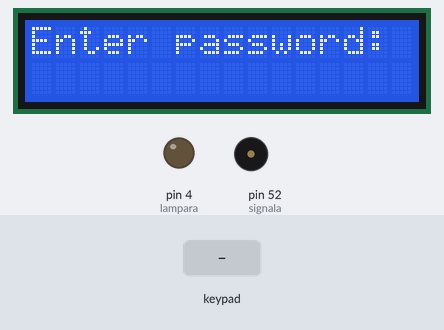
The sketch below on a simulated Arduino Mega 2560, built with avr-gcc and run on an emulated ATmega2560. Shown: 16×2 character LCD, output pins drawn as LEDs (lit = HIGH), buzzer (waves = sounding). The test bench sets the inputs (shaded band). Pins used as bus, display or sensor lines are not drawn; what the sketch prints to the serial monitor is not drawn.

Above: at 10.2 s.
10.3 s: keypad keys 3 3 3 5 3 7 3 9 pressed 0.4 s apart
At 14.5 s:
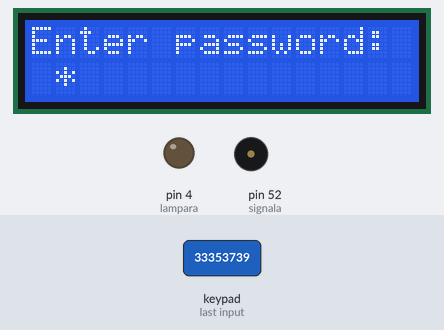
15.0 s: key '*' pressed
At 16.0 s:
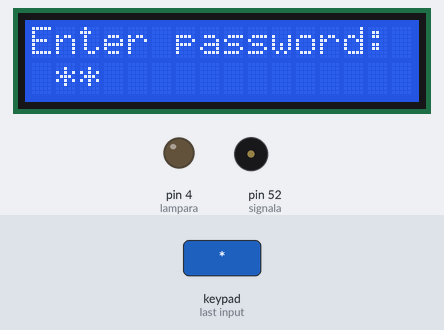
16.5 s: key '#' pressed
At 17.1 s:
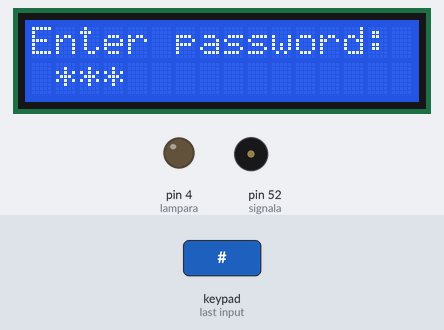
18.0 s: key '/' pressed
At 19.2 s:
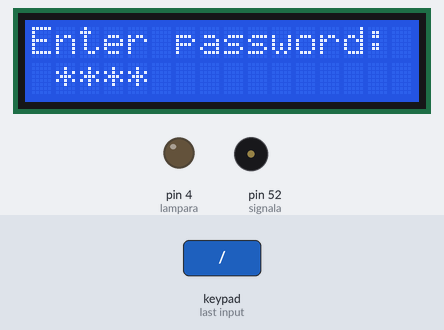
19.5 s: keypad keys 3 4 9 1 3 1 2 pressed 0.4 s apart
At 20.55 s:
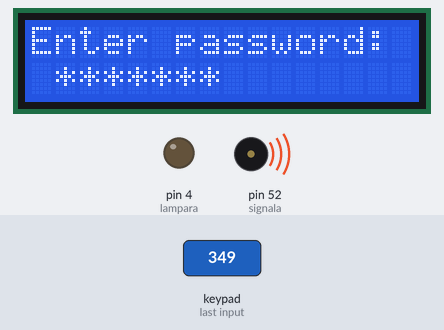
23.8 s: key '1' pressed
At 25.2 s:
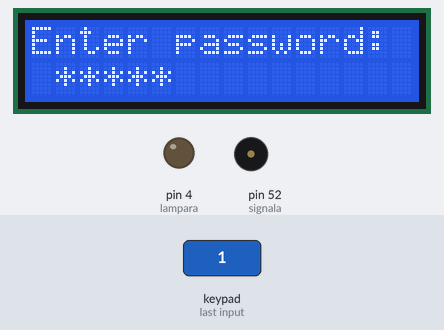
Timing chart, 0 to 26.3 s (numbered marks = the images above; inputs shaded):
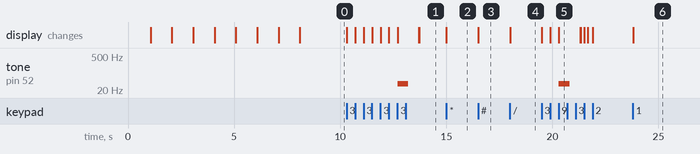

Measured:
- after the input at 10.3 s, tone on pin 52 (signala): silent → 37 Hz after 2.4 s, → silent 0.50 s later; the display: changes at once (image 1)
- after the input at 15.0 s, the display: changes at once (image 2)
- after the input at 16.5 s, the display: changes at once (image 3)
- after the input at 18.0 s, the display: changes at once (image 4)
- after the input at 19.5 s, tone on pin 52 (signala): silent → 37 Hz after 0.81 s, → silent 0.50 s later; the display: first changes at once (image 5 shows a later state)
- after the input at 23.8 s, the display: changes at once (image 6)

The sketch:

myproject.ino
```cpp
#include <LiquidCrystal.h>
#include <IRremote.h>
#include <Keypad.h>
#include <pitches.h>


// SONAR
#include "SR04.h"
#define TRIG_PIN 42
#define ECHO_PIN 40
SR04 sr04 = SR04(ECHO_PIN,TRIG_PIN);
long a;

#define KP_ROWS 4
#define KP_COLS 4

byte colPins[KP_COLS] = {33, 35, 37, 39};
byte rowPins[KP_ROWS] = {25, 27, 29, 31};

int lampara = 4;
int signala = 52;

boolean sonarius = false;

char keys[KP_ROWS][KP_COLS] = {
  {'1', '2', '3', '+'},
  {'4', '5', '6', '-'},
  {'7', '8', '9', '*'},
  {'*', '0', '#', '/'}
};

boolean getus = false;

boolean login = false;

String pass;

String expa;

Keypad pad((char*)keys, rowPins, colPins, KP_ROWS, KP_COLS);

LiquidCrystal lcd(7, 8, 9, 10, 11, 12);

int irPin = 3;
int power = 5;
int doble = false;

IRrecv irrecv(irPin);

void setup() {


pinMode(power, OUTPUT);
pinMode(lampara, OUTPUT);
pinMode(signala, OUTPUT);
  Serial.begin(9600);
  irrecv.enableIRIn();

starter();

}


void loop() {

  remote();

if(getus) {
     passa();
}

if(sonarius) {
   sonar();
}

}
```

buzzer.ino
```cpp
void falled() {
        tone(signala, NOTE_D1, 500);

        delay(1000);

        noTone(signala);
}
```

display.ino
```cpp
void starter() {
  digitalWrite(power, HIGH);
lcd.begin(16, 2);

lcd.clear();

lcd.setCursor(0, 0);

lcd.print("Ready");

delay(1000);

lcd.clear();

lcd.setCursor(0, 0);

lcd.print("Loading.");

delay(1000);

lcd.clear();

lcd.setCursor(0, 0);

lcd.print("Loading..");

delay(1000);

lcd.clear();

lcd.setCursor(0, 0);

lcd.print("Loading...");

delay(1000);

lcd.clear();

lcd.setCursor(0, 0);

lcd.print("Loading.");

delay(1000);

lcd.clear();

lcd.setCursor(0, 0);

lcd.print("Loading..");

delay(1000);


lcd.clear();

lcd.setCursor(0, 0);

lcd.print("Loading...");

delay(1000);


lcd.clear();

lcd.setCursor(0, 0);

lcd.print("Welcome to home!");

lcd.setCursor(0, 1);

lcd.print("Enter password!");

delay(1000);

getus = true;


lcd.clear();

lcd.setCursor(0, 0);

lcd.print("Enter password:");

delay(1000);


}

void saluda() {
  lcd.clear();
  lcd.setCursor(0, 0);
  lcd.print("Use remote");
  lcd.setCursor(7, 1);
  lcd.print("Control");
}

void mod1() {
  lcd.clear();
  lcd.setCursor(0, 0);
  lcd.print("The module 1");
  lcd.setCursor(0, 1);
  lcd.print("ON lamp red");
}
void mod2() {
  lcd.clear();
  lcd.setCursor(0, 0);
  lcd.print("The module 2");
  lcd.setCursor(0, 1);
  lcd.print("The sonar");
  delay(2000);
  sonarius = true;
}
```

password.ino
```cpp
void passa() {

    char key = pad.getKey();

if(key) {
  if(login) return;
      Serial.println(key);
  pass += key;

  lcd.setCursor(pass.length(), 1);

lcd.print("*");


}

  if (pass.length() == 7) {
    // выводим в порт
    check();
    pass = "";

  }
}
void check() {
  if(pass == "3491312") {
    login = true;

saluda();

  } else {

    falled();


    lcd.clear();

lcd.setCursor(0, 0);

lcd.print("Enter password:");
  }
}
```

pult.ino
```cpp
void remote() {
    if (irrecv.decode()) {
          long val = irrecv.decodedIRData.command;
          Serial.println(val, DEC);


     if(val == 69) {
        if(doble) {
digitalWrite(power, HIGH);
starter();
doble = false;
login = false;
      sonarius = false;
delay(500);
           } else {
            lcd.clear();
digitalWrite(power, LOW);
doble = true;
getus = false;
delay(500);
            }

          }

     if(val == 12) {
      if(!login) return;
      digitalWrite(lampara, HIGH);
      mod1();
      sonarius = false;
     } else {
      digitalWrite(lampara, LOW);
     }

     if(val == 24) {
       if(!login) return;
       mod2();
     }


     irrecv.resume();
    }
}
```

sonar.ino
```cpp
void sonar() {

    lcd.clear();
  lcd.setCursor(0, 0);
  lcd.print("The module 2");


    lcd.setCursor(0, 1);
    a=sr04.Distance();

    lcd.print(a);
    lcd.setCursor(3, 1);
    lcd.print("cm");


  for (int i = 0; i < a; i++) {
    Serial.print("_");

    if(a < 10) {
      Serial.println("|");
    }
  }
  Serial.print("-");

delay(500);


}
```
